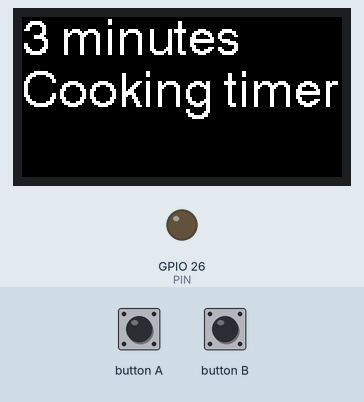
This sketch was run on a simulated ESP32. On the bench: 160×80 colour display, output pins drawn as LEDs (lit = HIGH). The test bench sets the inputs (shaded band). What the sketch prints to the serial monitor is not drawn.

Above: at 1.3 s.
1.4 s: button A pressed for 0.15 s
At 1.8 s:
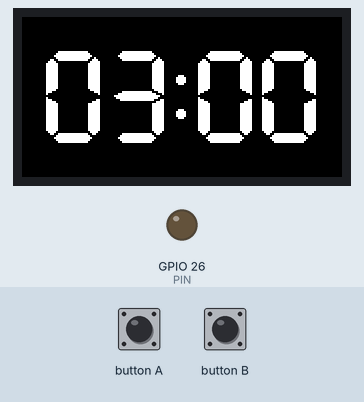
At 3.2 s:
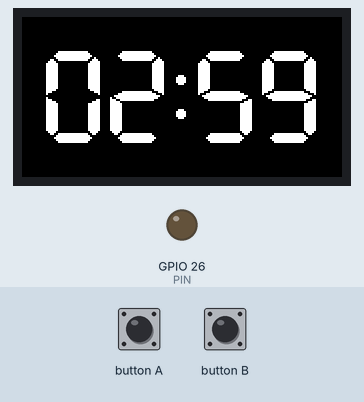
Timing chart, 0 to 4.7 s (numbered marks = the images above; inputs shaded):
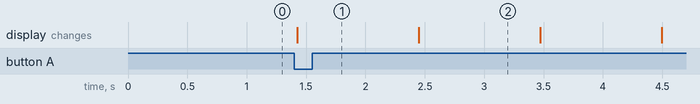

The sketch:

VibratorHat_CookingTimer.ino
```cpp
#include <M5StickC.h>

#define PIN 26 //バイブの制御をするピン

int time_value  = 180;  //sec

void setup() {
  // put your setup code here, to run once:

  M5.begin();

  M5.Lcd.setRotation(1);
  M5.Lcd.setTextFont(4);
  M5.Lcd.fillScreen(BLACK);
  M5.Lcd.setCursor(0, 0);
  M5.Lcd.printf("3 minutes\nCooking timer");

  pinMode(PIN, OUTPUT);

}

void loop() {
  // put your main code here, to run repeatedly:
  M5.update();

  // ホームボタンを押したか？（1度だけ取得可能）
  if ( M5.BtnA.wasPressed() ) { //M5と書かれたボタンを押すと動き出す
    Serial.println("BtnA.wasPressed() == TRUE");

    M5.Lcd.setTextSize(1);
    M5.Lcd.setTextFont(7);
    String viewNum = "";
    char buff[10];

    for (int i = time_value; i >= 0; i--) {
      Serial.println(i);
      M5.Lcd.fillScreen(BLACK);
      M5.Lcd.setCursor(10, 16);

      String minutes = String(int(i / 60));
      if (minutes.length() == 1) {
        minutes = "0" + minutes;
      }

      String seconds = String(i % 60);
      if (seconds.length() == 1) {
        seconds = "0" + seconds;
      }

      viewNum = minutes + ":" + seconds;

      int len = viewNum.length();
      viewNum.toCharArray(buff, len + 1);
      M5.Lcd.printf(buff);
      if (i != 0) {
        delay(1000);
      }
    }

    M5.Lcd.setTextFont(4);
    M5.Lcd.setTextSize(1);
    M5.Lcd.fillScreen(BLACK);
    M5.Lcd.setCursor(0, 0);
    M5.Lcd.printf("Let's eat!");

    for (int j = 0 ; j < 5 ; j++) {
      digitalWrite(PIN, HIGH);
      delay(800);
      digitalWrite(PIN, LOW);
      delay(800);
    }
    M5.Lcd.fillScreen(BLACK);
    M5.Lcd.setCursor(0, 0);
    M5.Lcd.printf("3 minutes\nCooking timer");
  }
}
```

Measured:
- after the input at 1.4 s, the display: changes at once (image 1)
- what the display in image 2 shows lasts 1.1 s, from 2.4 s to 3.5 s
